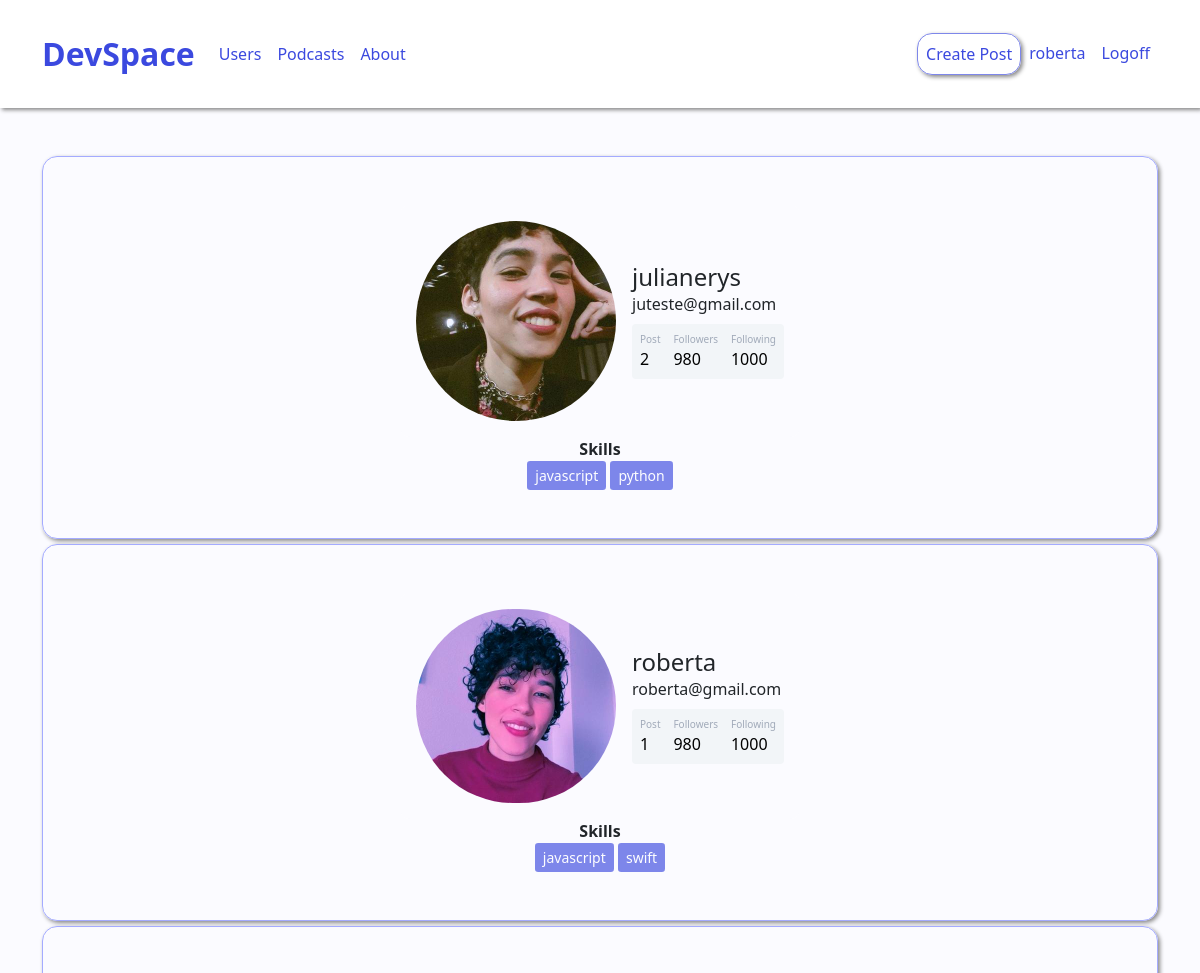
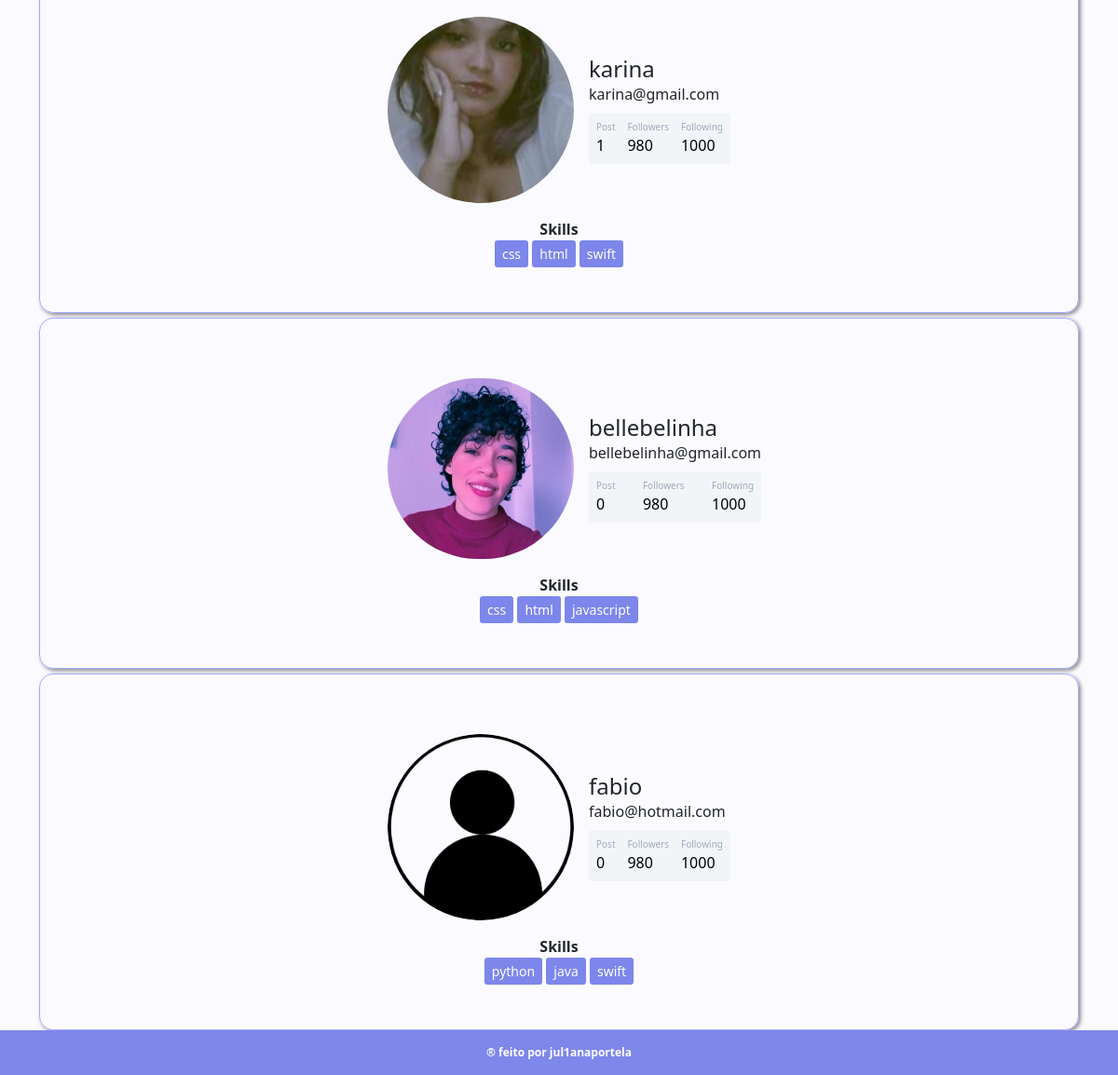
The app's page /usuarios (signed in) with its own data (2 pictures, top to bottom).
### comuna/models.py (models this page shows)
class Usuario(database.Model, UserMixin):
    id = database.Column(database.Integer, primary_key=True)
    username = database.Column(database.String, nullable=False)
    email = database.Column(database.String, nullable=False, unique=True)
    senha = database.Column(database.String, nullable=False)
    foto_perfil = database.Column(database.String, default='default.jpg')
    posts = database.relationship('Post', backref='autor', lazy=True)
    pin = database.Column(database.String, nullable=False, default='Não Informado')
    def contar_posts(self):
        return len(self.posts)

### comuna/routes.py (the view)
@app.route('/usuarios')
@login_required
def usuarios():
    lista_usuarios = Usuario.query.all()
    return render_template('usuarios.html', lista_usuarios=lista_usuarios)

### comuna/models.py (called while the page is built)
@login_manager.user_loader
def load_user(id_usuario):
    return Usuario.query.get(int(id_usuario))

### comuna/templates/usuarios.html
{% extends 'base.html' %}
{% block body %}
        <div class="container mt-5 mb-5">
            {% for usuario in lista_usuarios %}
                <div class="container border">
                    <div class="container mt-5 d-flex justify-content-center">
                        <div class="card p-3">
                            <div class="d-flex align-items-center">
                                <div class="image pe-3">
                                    <img src="{{ url_for('static', filename='fotos_perfil/{}'.format(usuario.foto_perfil)) }}" class="rounded-pill" width="200" >
                                </div>
                            <div class="ml-3 w-100">
                            <h4 class="mb-0 mt-0">{{ usuario.username }}</h4>
                            <span>{{ usuario.email }}</span>
                            <div class="p-2 mt-2 bg-primary d-flex justify-content-between rounded text-white stats">
                                <div class="d-flex flex-column">
                                    <span class="followers">Post</span>
                                    <span class="number2">{{ usuario.contar_posts() }}</span>
                                </div>
                                <div class="d-flex flex-column">
                                    <span class="followers">Followers</span>
                                    <span class="number2">980</span>
                                </div>
                                <div class="d-flex flex-column">
                                    <span class="rating">Following</span>
                                    <span class="number3">1000</span>
                                </div>
                            </div>
                            </div>
                            </div>
                        </div>
                    </div>
                    <div class="row justify-content-center">
                        <div class="col col-4 text-center mb-5">
                            <strong>Skills</strong><br>
                            {% for pin in usuario.pin.split(';') %}
                            <button type="button" class="btn btn-primary disabled btn-sm" style="--bs-btn-padding-y: .25rem; --bs-btn-padding-x: .5rem; --bs-btn-font-size: .75rem;">
                                {{ pin }}
                            </button>
                            {% endfor %}
                        </div>
                    </div>
                </div>
            {% endfor %}
        </div>
{% endblock %}

### comuna/templates/navbar.html (shortened to what this page needs)
<nav class="navbar navbar-expand-lg navbar-light bg-light">
  <div class="container-fluid container">
    <a class="navbar-brand" href="{{ url_for('home') }}">DevSpace</a>
    <div class="collapse navbar-collapse" id="navbarSupportedContent">
      <ul class="navbar-nav me-auto mb-2 mb-lg-0">
        <li class="nav-item">
          <a class="nav-link" href="{{ url_for('usuarios') }}">Users</a>
        </li>
        <li class="nav-item">
          <a class="nav-link" href="{{ url_for('podcasts') }}">Podcasts</a>
        </li>
        <li class="nav-item">
          <a class="nav-link" href="{{ url_for('about') }}">About</a>
        </li>
      </ul>
      <ul class="d-flex navbar-nav">
        {% if current_user.is_authenticated %}
          <li class="nav-item">
            <a class="nav-link criar-post" href="{{ url_for('criar_post') }}">Create Post</a>
          </li>
          <li class="nav-item">
            <a class="nav-link" href="{{ url_for('perfil') }}">{{current_user.username}}</a>
          </li>
          <li class="nav-item">
            <a class="nav-link" href="{{ url_for('sair') }}">Logoff</a>
          </li>
        {% endif %}
      </ul>
    </div>
  </div>
</nav>

### comuna/static/main.css (style rules this page uses)
html { font-family: 'Ubuntu', sans-serif; }
body { background-color: #fbfbff; }
.card { width: 400px; border: none; border-radius: 10px; background-color: #fbfbff; }
.stats { background: #f2f5f8 !important; color: #000 !important; }
.followers { font-size:10px; color: #a1aab9; }
.number2 { font-weight:500; }
.rating { font-size:10px; color: #a1aab9; }
.number3 { font-weight:500; }
.btn-primary { background-color: #3b49df !important; border: none !important; }

### comuna/static/navbar.css (style rules this page uses)
.navbar-expand-lg { background-color: white !important; padding-top: 25px; padding-bottom: 25px; box-shadow: 2px 2px 4px #888888; }
.navbar-brand { font-weight: bolder; font-size: 2rem; color: #3b49df !important; }
.nav-link { color: #3b49df !important; border-radius: 15px; }
.criar-post { border: #7E87EA 1px solid; border-radius: 15px; text-decoration: none !important; box-shadow: 2px 2px 4px #888888; }

### comuna/static/home.css (style rules this page uses)
.border { border: #a4abff 1px solid !important; border-radius: 15px; margin-bottom: 5px; box-shadow: 2px 2px 4px #888888; }

### records on screen
Usuario: username "roberta", foto_perfil (picture), email "roberta@gmail.com", contar_posts "1", pin "javascript" "swift"
Usuario: foto_perfil (picture), username "julianerys", email "juteste@gmail.com", contar_posts "2", pin "javascript" "python"
Usuario: foto_perfil (picture), username "karina", email "karina@gmail.com", contar_posts "1", pin "css" "html" "swift"
Usuario: foto_perfil (picture), username "bellebelinha", email "bellebelinha@gmail.com", contar_posts "0", pin "css" "html" "javascript"
Usuario: foto_perfil (placeholder picture), username "fabio", email "fabio@hotmail.com", contar_posts "0", pin "python" "java" "swift"
